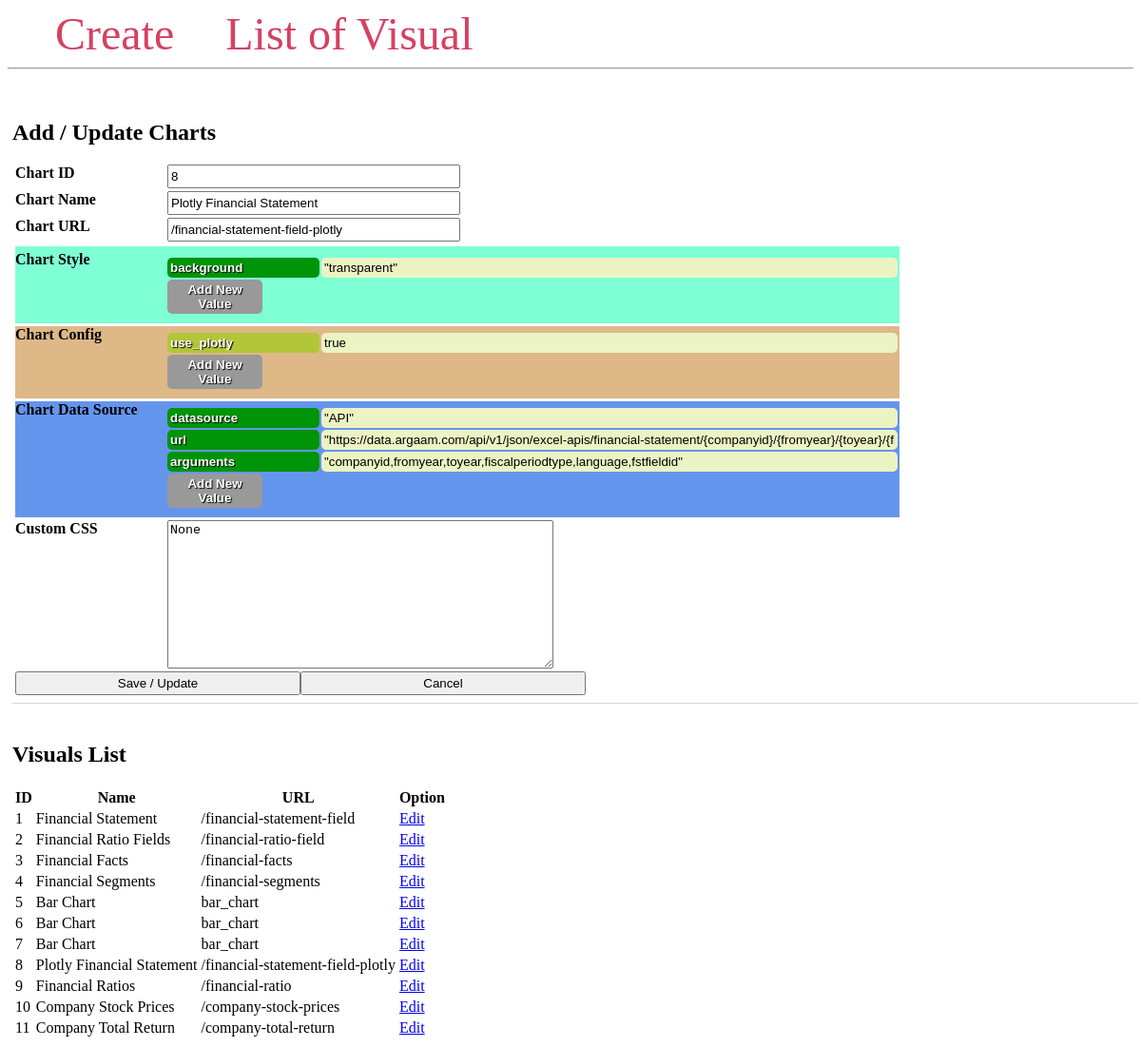
The app's page /charts-management?modify=8 with its own data.
### tables this page shows
CREATE TABLE ChartConfigs(
    chart_id             INTEGER PRIMARY KEY AUTOINCREMENT,
    chart_name           NVARCHAR(256)     NOT NULL,
    chart_url_name       NVARCHAR(256)     NOT NULL,
    chart_styles         NVARCHAR(1024)    NULL,
    chart_configs        NVARCHAR(1024)    NULL,
    chart_data_source    NVARCHAR(1024)    NULL
, custom_css TEXT);

### app/__init__.py (the view)
    @app.route("/charts-management")
    def charts_management():
        selected = request.args.get("modify")
        charts = Dal.get_all_visuals()
        data = {
                'chart_id': 0,
                'chart_name': 'Bar Chart',
                'chart_url_name': 'bar_chart',
                'chart_styles': '{"background":"transparent"}',
                'chart_configs': '{"title": "My Bar Chart"}',
                'chart_data_source': '{"datasource":"url"}',
                'custom_css':''
            }
        modify = Visual.from_dict(data)
        if not selected is None :
            modify = get_chart_by_chart_id(charts, int(selected))
        return render_template('charts.html', data=charts, modify=modify)

### app/module/dal.py (called while the page is built)
    def get_all_visuals():
        conn = sqlite3.connect(Config.DB_FILE)
        c = conn.cursor()
        c.execute("SELECT chart_id, chart_name, chart_url_name, chart_styles, chart_configs, chart_data_source, custom_css FROM ChartConfigs")
        all_charts = [Visual.from_row(row) for row in c.fetchall()]
        conn.close()
        return all_charts

### app/module/visual.py (called while the page is built)
    @classmethod
    def from_dict(cls, data_dict):
        return cls(
            data_dict['chart_id'],
            data_dict['chart_name'],
            data_dict['chart_url_name'],
            data_dict['chart_styles'],
            data_dict['chart_configs'],
            data_dict['chart_data_source'],
            data_dict['custom_css']
        )

    @classmethod
    def from_row(cls, row):
        return cls(
            row[0],
            row[1],
            row[2],
            row[3],
            row[4],
            row[5],
            row[6])

### app/templates/charts.html (shortened to what this page needs)
<!DOCTYPE html>
<html lang="en">
<head>
    <link  rel="stylesheet" type="text/css" href="/static/css/style.css">
    <link rel="stylesheet" href="/static/css/jsoneditor.css"/>
</head>
<body>
    <nav>
        <a href="#">Create</a>
        <a href="#">List of Visual</a>
    </nav>
    <hr>
    <div class="content">
        <form action="" method="POST">
       <div class="charts_form">
            <h2>Add / Update Charts</h2>
            <div class="row">
                <label>Chart ID</label>
                <input type="text" id="chart_id" name="chart_id" readonly="true" value="{{modify.chart_id}}" placeholder="Chart ID">
            </div>
            <div class="row">
                <label>Chart Name</label>
                <input type="text" id="chart_name" name="chart_name"  placeholder="Chart Name" value="{{modify.chart_name}}">
            </div>
            <div class="row">
                <label>Chart URL</label>
                <input type="text" id="chart_url_name" name="chart_url_name" value="{{modify.chart_url_name}}"  placeholder="Chart URL (Down Link)">
            </div>
            <div class="row">
                <label>Chart Style</label>
                <div id="chart_styles_json" class="json-editor"></div>
            </div>
            <div class="row">
                <label>Chart Config</label>
                <div id="chart_configs_json" class="json-editor"></div>
            </div>
            <div class="row">
                <label>Chart Data Source</label>
                <div id="chart_data_source_json" class="json-editor"></div>
            </div>
            <div class="row">
                <label>Custom CSS</label>
                <textarea  id="custom_css" name="custom_css"  placeholder="Custom CSS">{{modify.custom_css}}</textarea>
            </div>
            <div class="row">
                <input type="submit" title="Save / Update" value="Save / Update">
                <input type="button" title="Cancel" value="Cancel">
            </div>
       </div>
       </form>
       <br />
       <div class="charts_list">
        <h2>Visuals List</h2>
        <table>
            <thead>
            <tr>
                <th>ID</th>
                <th>Name</th>
                <th>URL</th>
                <th>Option</th>
            </tr>
            </thead>
            <tbody>
                {% for config in data %}
                  <tr>
                    <td>{{ config.chart_id }}</td>
                    <td>{{ config.chart_name }}</td>
                    <td>{{ config.chart_url_name }}</td>
                    <td><a href="?modify={{ config.chart_id }}">Edit</a></td>
                  </tr>
                {% endfor %}
              </tbody>
        </table>
       </div>
    </div>
</body>
</html>

### app/static/css/style.css (style rules this page uses)
h2 { width: 100%; }
.content { margin: 5px; width: 100%; display: flex; flex-direction: row; flex-wrap: wrap; }
nav a { color: #d64161; font-size: 3em; margin-left: 50px; text-decoration: none; }
.charts_list { width: 100%; padding-top: 20px; border-top: solid 1px #cccc; margin-top: 5px; }
.charts_form { width: 100%; padding-top: 20px; margin-top: 5px; }
.charts_form label { width: 160px; font-weight: bold;display: flex;vertical-align: top; }
.charts_form input { width: 300px; }
.charts_form textarea { width: 400px; height: 150px; }
.charts_form .row { min-height: 25px;display:flex;margin: 3px; }
.charts_form .row:nth-of-type(4) { background-color: aquamarine;margin-top: 5px;padding-top: 5px; }
.charts_form .row:nth-of-type(5) { background-color: burlywood; }
.charts_form .row:nth-of-type(6) { background-color: cornflowerblue; }

### app/static/css/jsoneditor.css (style rules this page uses)
.json-editor { padding-top: 5px; margin-bottom: 10px; }

### records on screen
ChartConfigs: chart_id "8", chart_name "Plotly Financial Statement", chart_url_name "/financial-statement-field-plotly"
ChartConfigs: chart_id "1", chart_name "Financial Statement", chart_url_name "/financial-statement-field"
ChartConfigs: chart_id "2", chart_name "Financial Ratio Fields", chart_url_name "/financial-ratio-field"
ChartConfigs: chart_id "3", chart_name "Financial Facts", chart_url_name "/financial-facts"
ChartConfigs: chart_id "4", chart_name "Financial Segments", chart_url_name "/financial-segments"
ChartConfigs: chart_id "5", chart_name "Bar Chart", chart_url_name "bar_chart"
ChartConfigs: chart_id "6", chart_name "Bar Chart", chart_url_name "bar_chart"
ChartConfigs: chart_id "7", chart_name "Bar Chart", chart_url_name "bar_chart"
ChartConfigs: chart_id "9", chart_name "Financial Ratios", chart_url_name "/financial-ratio"
ChartConfigs: chart_id "10", chart_name "Company Stock Prices", chart_url_name "/company-stock-prices"
ChartConfigs: chart_id "11", chart_name "Company Total Return", chart_url_name "/company-total-return"
